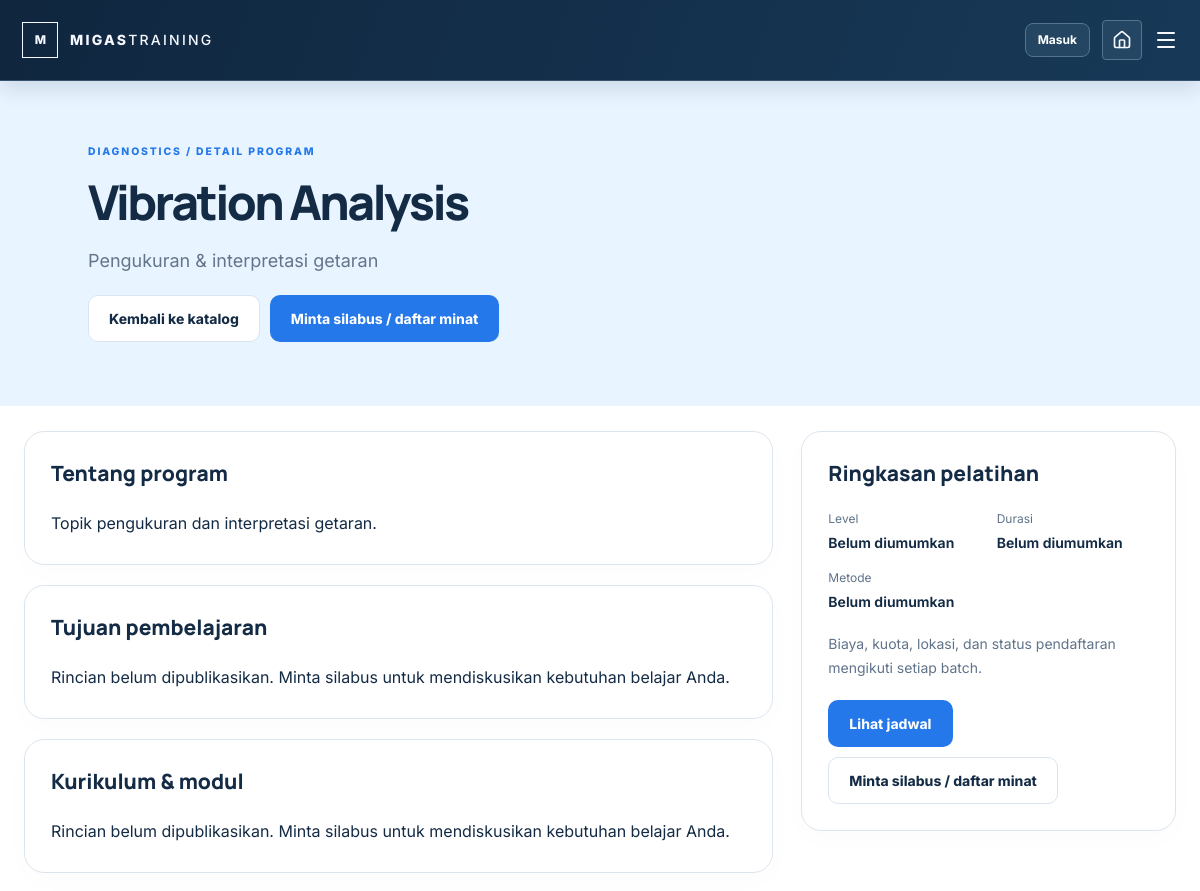
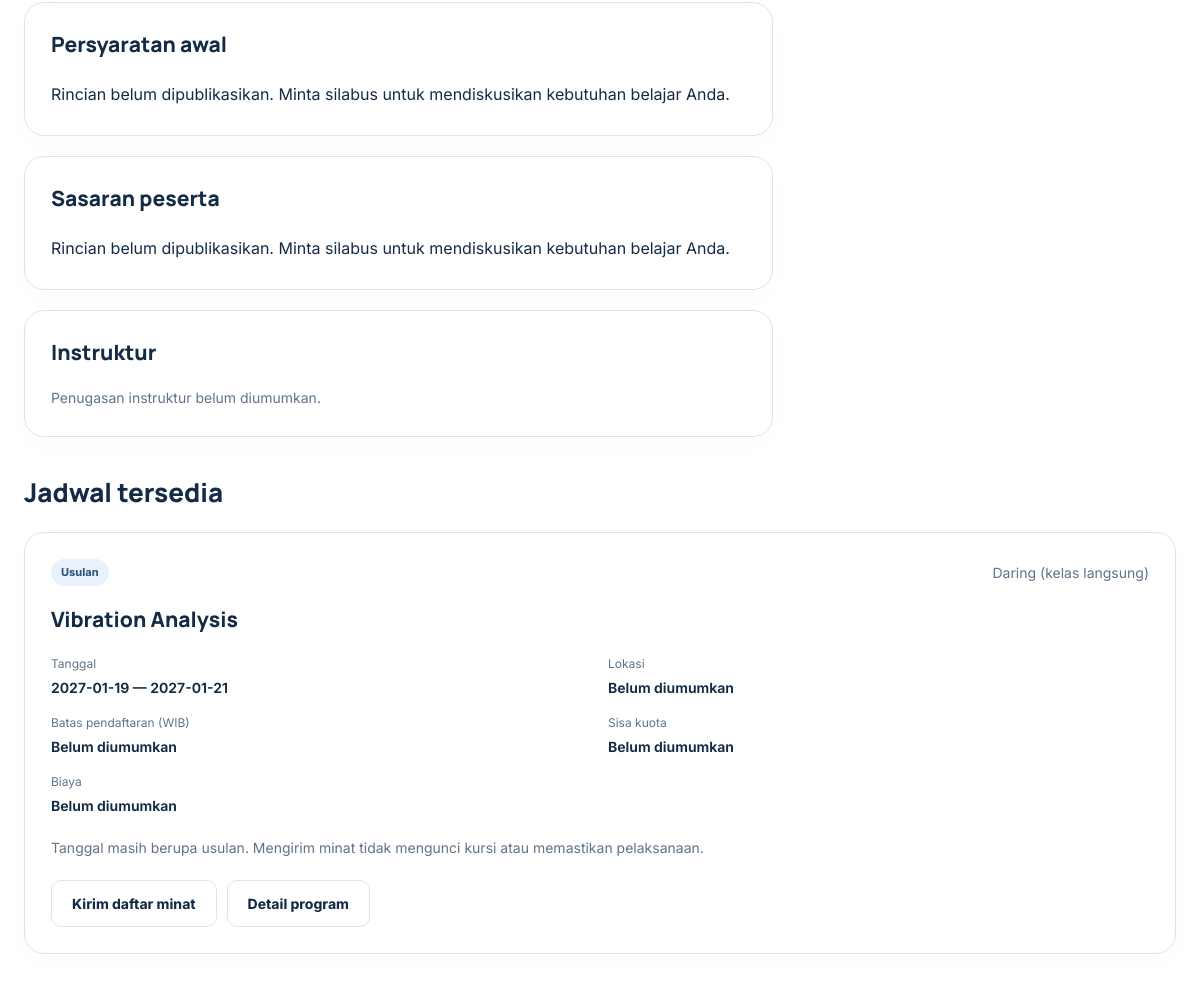
Screenshot of /program.php with the database file from the repository (2 pictures, top to bottom).
### tables this page shows
CREATE TABLE IF NOT EXISTS training_programs (
  id BIGINT UNSIGNED NOT NULL AUTO_INCREMENT PRIMARY KEY,
  slug VARCHAR(100) NOT NULL UNIQUE,
  sort_order SMALLINT UNSIGNED NOT NULL,
  title VARCHAR(180) NOT NULL,
  subtitle VARCHAR(255) NOT NULL,
  category VARCHAR(80) NOT NULL,
  description TEXT NOT NULL,
  image VARCHAR(500) NOT NULL,
  is_active TINYINT(1) NOT NULL DEFAULT 1,
  created_at TIMESTAMP NOT NULL DEFAULT CURRENT_TIMESTAMP,
  updated_at TIMESTAMP NOT NULL DEFAULT CURRENT_TIMESTAMP ON UPDATE CURRENT_TIMESTAMP,
  INDEX idx_training_programs_active_order (is_active, sort_order)
);

CREATE TABLE IF NOT EXISTS training_batches (
  id BIGINT UNSIGNED NOT NULL AUTO_INCREMENT PRIMARY KEY,
  program_slug VARCHAR(100) NOT NULL,
  start_date DATE NOT NULL,
  end_date DATE NOT NULL,
  delivery_format VARCHAR(80) NOT NULL,
  location VARCHAR(180) NULL,
  status ENUM('proposed', 'confirmed', 'closed') NOT NULL DEFAULT 'proposed',
  created_at TIMESTAMP NOT NULL DEFAULT CURRENT_TIMESTAMP,
  updated_at TIMESTAMP NOT NULL DEFAULT CURRENT_TIMESTAMP ON UPDATE CURRENT_TIMESTAMP,
  UNIQUE KEY uniq_training_batch (program_slug, start_date, end_date),
  INDEX idx_training_batches_public (status, start_date),
  CONSTRAINT fk_training_batches_program FOREIGN KEY (program_slug) REFERENCES training_programs (slug) ON UPDATE CASCADE ON DELETE RESTRICT
);

### config/database.php (called while the page is built, shortened)
<?php
function database(): PDO
{
    static $connection;
    if ($connection instanceof PDO) {
        return $connection;
    }
    $host = getenv('DB_HOST') ?: '127.0.0.1';
    $port = getenv('DB_PORT') ?: '3306';
    $name = getenv('DB_NAME') ?: 'migas_training';
    $user = getenv('DB_USER') ?: 'root';
    $password = getenv('DB_PASSWORD') ?: '';
    $dsn = sprintf('mysql:host=%s;port=%s;dbname=%s;charset=utf8mb4', $host, $port, $name);
    $connection = new PDO($dsn, $user, $password, [
        PDO::ATTR_ERRMODE => PDO::ERRMODE_EXCEPTION,
        PDO::ATTR_DEFAULT_FETCH_MODE => PDO::FETCH_ASSOC,
        PDO::ATTR_EMULATE_PREPARES => false,
        PDO::ATTR_TIMEOUT => 5,
    ]);
    $connection->exec("SET time_zone = '+07:00'");
    return $connection;
}

### config/programs.php (called while the page is built, shortened)
<?php
require_once __DIR__ . '/database.php';
function findProgram(string $slug): ?array
{
    try {
        $query = database()->prepare("SELECT slug, LPAD(sort_order, 2, '0') AS number, title, subtitle, category, description, image FROM training_programs WHERE slug = :slug AND is_active = 1 LIMIT 1");
        $query->execute(['slug' => $slug]);
        $program = $query->fetch();
        if (is_array($program)) {
            return $program;
        }
        return null;
    } catch (PDOException $error) {
        error_log('MIGAS program detail database fallback: ' . $error->getMessage());
    }
    return null;
}

### app/bootstrap.php (called while the page is built, shortened)
<?php
require_once __DIR__ . '/../config/database.php';
function e(mixed $value): string { return htmlspecialchars((string)($value ?? ''), ENT_QUOTES | ENT_SUBSTITUTE, 'UTF-8'); }
function rows(string $sql, array $params = []): array { $q = database()->prepare($sql); $q->execute($params); return $q->fetchAll(); }
function one(string $sql, array $params = []): ?array { return rows($sql, $params)[0] ?? null; }
function statusText(string $status): string {
    return ['pending'=>'Menunggu verifikasi','under_review'=>'Sedang ditinjau','approved'=>'Disetujui','rejected'=>'Ditolak','cancelled'=>'Dibatalkan','active'=>'Aktif','completed'=>'Selesai','revoked'=>'Akses dicabut','paid'=>'Lunas','unpaid'=>'Belum dibayar','not_required'=>'Tanpa pembayaran','present'=>'Hadir','late'=>'Terlambat','absent'=>'Tidak hadir','excused'=>'Izin','submitted'=>'Menunggu penilaian','passed'=>'Lulus','revision'=>'Perlu revisi','proposed'=>'Usulan','confirmed'=>'Dikonfirmasi','closed'=>'Ditutup'][$status] ?? $status;
}

### app/catalog.php (called while the page is built, shortened)
<?php
require_once __DIR__.'/bootstrap.php';
require_once __DIR__.'/../config/programs.php';
function availableBatches(?string $slug=null): array {
    return rows("SELECT b.*,p.title,p.category,p.subtitle,s.capacity,s.price,s.registration_deadline,s.method,
      (SELECT COUNT(*) FROM registrations r WHERE r.batch_id=b.id AND r.status IN ('pending','under_review','approved')) reserved
      FROM training_batches b JOIN training_programs p ON p.slug=b.program_slug AND p.is_active=1 LEFT JOIN batch_settings s ON s.batch_id=b.id
      WHERE b.end_date>=CURRENT_DATE() AND b.status IN ('proposed','confirmed')".($slug?' AND b.program_slug=?':'').' ORDER BY b.start_date',$slug?[$slug]:[]);
}
function batchOpen(array $b): bool { return $b['status']==='confirmed' && !empty($b['capacity']) && $b['price']!==null && !empty($b['registration_deadline']) && strtotime($b['registration_deadline'])>=time() && (int)$b['reserved']<(int)$b['capacity'] && $b['start_date']>=date('Y-m-d'); }

### public/program.php (the view, shortened to what this page needs)
<?php
require_once __DIR__ . '/../app/catalog.php';
$slug = $_GET['program'] ?? 'vibration-analysis';
$slug = is_string($slug) && $slug !== '' ? $slug : 'vibration-analysis';
$program = findProgram($slug);
require __DIR__ . '/../resources/views/components/header.php';
?>
<main class="pt-20">
  <section class="bg-[#e8f4ff] px-4 py-16 sm:px-6 lg:px-8"><div class="mx-auto max-w-5xl"><p class="eyebrow"><?= e($program['category']) ?> / Detail program</p><h1 class="section-title"><?= e($program['title']) ?></h1><p class="mt-5 text-lg text-slate-500"><?= e($program['subtitle']) ?></p><div class="actions"><a href="programs.php" class="btn secondary">Kembali ke katalog</a><?php if(isset($program['slug'])): ?><a href="contact.php?type=public&amp;program=<?= rawurlencode($slug) ?>" class="btn">Minta silabus / daftar minat</a><?php endif; ?></div></div></section>
  <?php if (isset($program['slug'])) require __DIR__ . '/../resources/views/components/program-information.php'; ?>
</main>
<?php require __DIR__ . '/../resources/views/components/footer.php'; ?>

### resources/views/components/program-information.php
<?php
$detail=[];$programBatches=[];$assignedInstructors=[];
try{$detail=one('SELECT * FROM program_details WHERE program_slug=?',[$slug])??[];$programBatches=availableBatches($slug);$assignedInstructors=rows('SELECT i.* FROM instructors i JOIN program_instructors pi ON pi.instructor_id=i.id WHERE pi.program_slug=? AND i.is_published=1',[$slug]);}catch(Throwable $ex){error_log($ex->getMessage());}
?>
<section class="public-page" style="padding-top:25px"><div class="split-page"><div class="stack"><section class="panel"><h2>Tentang program</h2><p class="lesson-body"><?= e($program['description']) ?></p></section><?php foreach(['objectives'=>'Tujuan pembelajaran','curriculum'=>'Kurikulum & modul','requirements'=>'Persyaratan awal','audience'=>'Sasaran peserta'] as $key=>$label): ?><section class="panel"><h2><?= $label ?></h2><p class="lesson-body"><?= e(($detail[$key]??null)?:'Rincian belum dipublikasikan. Minta silabus untuk mendiskusikan kebutuhan belajar Anda.') ?></p></section><?php endforeach; ?><section class="panel"><h2>Instruktur</h2><?php if(!$assignedInstructors): ?><p class="muted">Penugasan instruktur belum diumumkan.</p><?php else:foreach($assignedInstructors as $instructor): ?><h3><?= e($instructor['name']) ?></h3><p class="muted"><?= e($instructor['expertise']) ?></p><a href="instructors.php?id=<?= (int)$instructor['id'] ?>">Lihat profil instruktur</a><?php endforeach;endif; ?></section></div><aside class="stack" style="align-self:start"><section class="panel"><h2>Ringkasan pelatihan</h2><dl class="meta-list"><?php foreach(['level'=>'Level','duration'=>'Durasi','method'=>'Metode'] as $key=>$label): ?><div><dt><?= $label ?></dt><dd><?= e($detail[$key]??'Belum diumumkan') ?></dd></div><?php endforeach; ?></dl><p class="muted">Biaya, kuota, lokasi, dan status pendaftaran mengikuti setiap batch.</p><div class="actions"><a href="#program-schedules" class="btn">Lihat jadwal</a><a href="contact.php?type=public&amp;program=<?= e($slug) ?>" class="btn secondary">Minta silabus / daftar minat</a></div></section></aside></div><section id="program-schedules" class="stack" style="margin-top:36px;scroll-margin-top:110px"><h2 style="font-size:26px;font-weight:800">Jadwal tersedia</h2><?php if(!$programBatches): ?><p class="notice info">Belum ada jadwal yang dipublikasikan. Kirim daftar minat untuk mendapatkan informasi berikutnya.</p><?php endif; ?><?php foreach($programBatches as $batch)require __DIR__.'/batch-card.php'; ?></section></section>

### resources/views/components/batch-card.php
<article class="panel" id="batch-<?= (int)$batch['id'] ?>"><div class="row"><span class="badge <?= e($batch['status']) ?>"><?= e(statusText($batch['status'])) ?></span><span class="muted"><?= e($batch['delivery_format']) ?></span></div><h2 style="margin-top:18px"><?= e($batch['title']) ?></h2><dl class="meta-list"><div><dt>Tanggal</dt><dd><?= e($batch['start_date'].' — '.$batch['end_date']) ?></dd></div><div><dt>Lokasi</dt><dd><?= e($batch['location']?:'Belum diumumkan') ?></dd></div><div><dt>Batas pendaftaran (WIB)</dt><dd><?= e($batch['registration_deadline']?:'Belum diumumkan') ?></dd></div><div><dt>Sisa kuota</dt><dd><?= $batch['status']==='confirmed'&&$batch['capacity']!==null?max(0,(int)$batch['capacity']-(int)$batch['reserved']).' peserta':'Belum diumumkan' ?></dd></div><div><dt>Biaya</dt><dd><?= e($batch['status']==='confirmed'?rupiah($batch['price']):'Belum diumumkan') ?></dd></div></dl><?php if($batch['status']==='proposed'): ?><p class="muted">Tanggal masih berupa usulan. Mengirim minat tidak mengunci kursi atau memastikan pelaksanaan.</p><?php endif; ?><div class="actions"><?php if(batchOpen($batch)): ?><a class="btn" href="enroll.php?batch=<?= (int)$batch['id'] ?>">Daftar pelatihan</a><?php else: ?><a class="btn secondary" href="contact.php?type=public&amp;program=<?= e($batch['program_slug']) ?>">Kirim daftar minat</a><?php endif; ?><a class="btn secondary" href="program.php?program=<?= e($batch['program_slug']) ?>">Detail program</a></div></article>

### public/assets/css/app.css (style rules this page uses)
html { scroll-behavior:smooth }
body { overflow-x:hidden;background:#fff;color:#142B45 }
.eyebrow { margin-bottom:1rem;font-size:.65rem;font-weight:700;letter-spacing:.18em;text-transform:uppercase;color:#2478EA }
.section-title { font-size:clamp(2rem,4vw,3.5rem);font-weight:800;line-height:1.08;letter-spacing:-.045em }
#home a,#inhouse a,main>section:last-of-type a { border-radius:10px;transition:transform .25s ease,box-shadow .25s ease }

### public/assets/css/modern.css (style rules this page uses)
body { font-family: 'Inter', sans-serif; }
h1, h2, h3, h4, .section-title { font-family: 'Manrope', sans-serif; font-kerning: normal; }
h1, h2, h3, h4 { text-wrap: balance; }
.eyebrow { font-weight: 800; }
.section-title { letter-spacing: -.055em; }

### public/assets/css/portal.css (style rules this page uses)
:root { --ink:#142b45;--blue:#2478ea;--line:#dce5ef;--muted:#60738a }
html { overflow-x:clip }
body { overflow-wrap:break-word }
.panel { background:white;border:1px solid var(--line);border-radius:20px;padding:26px;min-width:0;box-shadow:0 8px 30px #142b4504 }
.panel h2 { font-family:Manrope,Inter,sans-serif;font-size:21px;font-weight:800;margin:0 0 18px }
.btn { display:inline-flex;justify-content:center;align-items:center;gap:8px;padding:12px 20px;border-radius:10px;background:var(--blue);color:white!important;font-size:14px;font-weight:750;min-height:46px;border:1px solid transparent;text-align:center;text-decoration:none;cursor:pointer }
.btn.secondary { background:white;color:var(--ink)!important;border-color:var(--line) }
.muted { color:var(--muted);font-size:14px;line-height:1.7 }
.stack { display:grid;gap:20px }
.row { display:flex;align-items:center;justify-content:space-between;gap:16px;flex-wrap:wrap }
.badge { display:inline-flex;padding:5px 10px;background:#eaf1fa;color:#275680;border-radius:30px;font-size:11px;font-weight:750 }
.meta-list { display:grid;grid-template-columns:1fr 1fr;gap:16px;margin:20px 0 }
.meta-list dt { font-size:12px;color:var(--muted) }
.meta-list dd { font-size:14px;font-weight:650;margin-top:4px;overflow-wrap:anywhere }
.lesson-body { line-height:1.9;white-space:pre-line }
.public-page { padding:140px 24px 80px;max-width:1280px;margin:auto }
.split-page { display:grid;grid-template-columns:minmax(0,2fr) minmax(260px,1fr);gap:28px }
.actions { display:flex;gap:10px;flex-wrap:wrap;margin-top:20px }

### public/assets/css/interactions.css (style rules this page uses)
:is(.btn, .hero-cta, .consent-submit, button[type="submit"], a[class*="rounded"][class*="px-"]) { position: relative; isolation: isolate; overflow: hidden; transition: translate .24s cubic-bezier(.2,.7,.3,1), scale .18s ease, box-shadow .28s ease, background-color .24s ease, border-color .24s ease, color .24s ease, transform .24s ease !important; }
:is(.btn, .hero-cta, .consent-submit, button[type="submit"], a[class*="rounded"][class*="px-"])::after { content: ''; position: absolute; inset: 0; pointer-events: none; border-radius: inherit; background: linear-gradient(110deg, transparent 20%, rgba(255,255,255,.18) 48%, transparent 76%); transform: translateX(-120%); }
:is(.catalog-card, a.panel, article.panel, .catalog-grid > .panel, #agenda article, #insights article, .program-slide-link, a.stat) { transition: translate .3s cubic-bezier(.2,.7,.3,1), box-shadow .3s ease, border-color .3s ease, transform .3s ease; }
@media (prefers-reduced-motion: no-preference) { :is(.btn, .hero-cta, .consent-submit, button[type="submit"], a[class*="rounded"][class*="px-"]):not(:disabled):not([aria-disabled="true"]):active { translate: 0 0; scale: .975; } }

### rows the page displays
training_programs: category "DIAGNOSTICS", title "Vibration Analysis", subtitle "Pengukuran & interpretasi getaran", description "Topik pengukuran dan interpretasi getaran."
training_batches: status "Usulan", delivery_format "Daring (kelas langsung)", title "Vibration Analysis", start_date+end_date "2027-01-19 — 2027-01-21", location "Belum diumumkan", registration_deadline "Belum diumumkan", status "Belum diumumkan", shows "Tanggal masih berupa usulan. Mengirim minat tidak mengunci kursi atau memastikan pelaksanaan."

### other values shown
$label "Tujuan pembelajaran"
$label "Kurikulum & modul"
$label "Persyaratan awal"
$label "Sasaran peserta"
$label "Level"
$detail[$key] "Belum diumumkan"
$label "Durasi"
$label "Metode"
